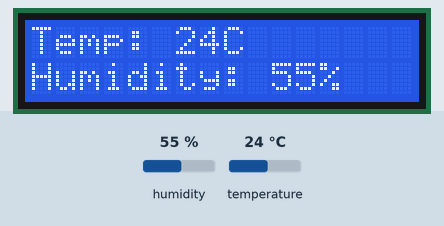
This sketch was run on a simulated Arduino Uno, built with avr-gcc and run on an emulated ATmega328P. On the bench: 16×2 character LCD. The test bench sets the inputs (shaded band); at power-on: humidity 55 %, temperature 24 °C. What the sketch prints to the serial monitor is not drawn.

Above: at 1.2 s.
1.3 s: humidity set to 22 %
At 2.8 s:
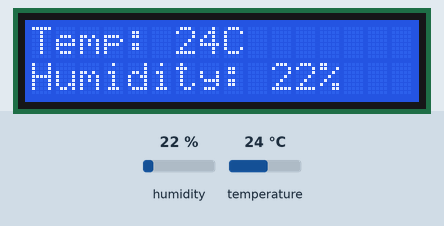
4.0 s: temperature set to 12 °C
At 4.7 s:
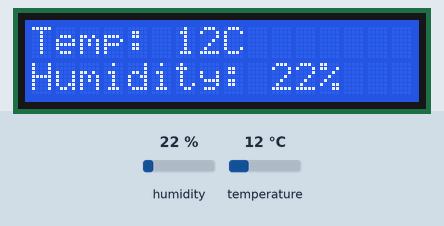
6.7 s: humidity set to 40 %
At 8.6 s:
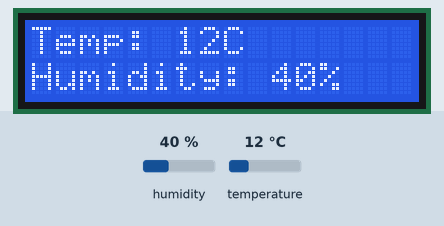
9.7 s: temperature set to 19 °C
At 10.5 s:
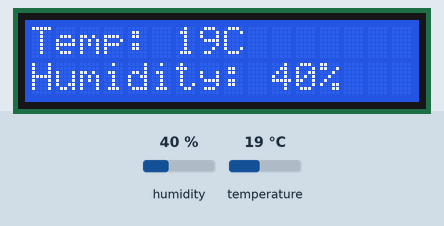
Timing chart, 0 to 12.7 s (numbered marks = the images above; inputs shaded):
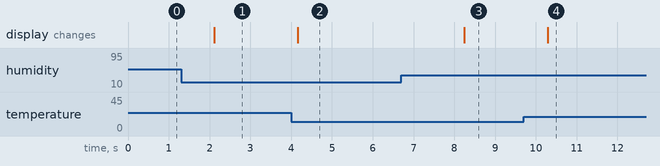

The sketch:

DHT11andLCD.ino
```cpp
// DHT code from:
// Example testing sketch for various DHT humidity/temperature sensors
// Written by ladyada, public domain

#include "DHT.h"

#define DHTPIN 6     // what pin we're connected to

// Uncomment whatever type you're using!
// #define DHTTYPE DHT11   // DHT 11
 #define DHTTYPE DHT22   // DHT 22  (AM2302)
// #define DHTTYPE DHT21   // DHT 21 (AM2301)
DHT dht(DHTPIN, DHTTYPE);

// LCD
// LCD RS=3, EN=4, DS4=5, DS5=6, DS6=7, DS7=8
#include <LiquidCrystal.h>
LiquidCrystal lcd(12, 11, 5, 4, 3, 2);


void setup() {
  Serial.begin(9600);
  // set up the LCD's number of columns and rows:
  Serial.println("DHTxx test!");
  lcd.begin(16,2);
  dht.begin();
}

void loop() {

  // Reading temperature or humidity takes about 250 milliseconds!
  // Sensor readings may also be up to 2 seconds 'old' (its a very slow sensor)
  int h = dht.readHumidity();
  int t = dht.readTemperature();

  if (isnan(t) || isnan(h)) {
    Serial.println("Failed to read from DHT");
  } else {

    // set the cursor to (0,0):
    lcd.setCursor(0, 0);

    lcd.print("Temp: ");
    lcd.print(t);
    lcd.print("C");

    // set the cursor to (16,1):
    lcd.setCursor(0,1);
    lcd.print("Humidity: ");
    lcd.print(h);
    lcd.print("%");

    Serial.print("Humidity: ");
    Serial.print(h);
    Serial.print(" %\t");
    Serial.print("Temperature: ");
    Serial.print(t);
    Serial.println(" *C");
  }


    delay(200);
}
```

Measured:
- after the input at 1.3 s, the display: changes after 0.82 s (image 1)
- after the input at 4.0 s, the display: changes after 0.16 s (image 2)
- after the input at 6.7 s, the display: changes after 1.5 s (image 3)
- after the input at 9.7 s, the display: changes after 0.59 s (image 4)
